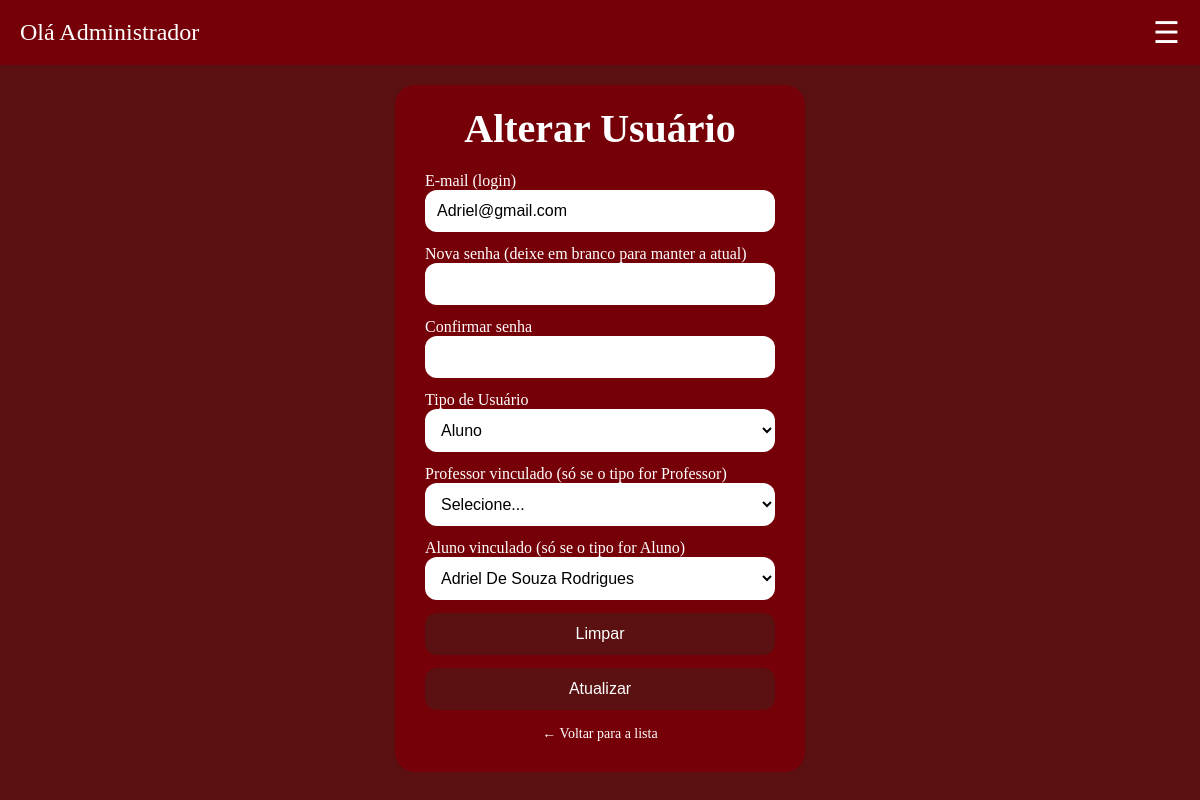
Screenshot of /Gestao-Escolar/php/admin/edusuario.php?id=2 (signed in) with the database file from the repository.
### tables this page shows
CREATE TABLE IF NOT EXISTS `usuario` (
  `id_usuario` int NOT NULL AUTO_INCREMENT,
  `email` varchar(100) NOT NULL,
  `senha_hash` varchar(255) NOT NULL,
  `tipo_usuario` enum('Administrador','Professor','Aluno') NOT NULL,
  `id_professor` int DEFAULT NULL,
  `id_aluno` int DEFAULT NULL,
  PRIMARY KEY (`id_usuario`),
  UNIQUE KEY `email` (`email`),
  KEY `id_professor` (`id_professor`),
  KEY `id_aluno` (`id_aluno`),
  CONSTRAINT `usuario_ibfk_1` FOREIGN KEY (`id_professor`) REFERENCES `professor` (`id_professor`),
  CONSTRAINT `usuario_ibfk_2` FOREIGN KEY (`id_aluno`) REFERENCES `aluno` (`id_aluno`)
);

CREATE TABLE IF NOT EXISTS `aluno` (
  `id_aluno` int NOT NULL AUTO_INCREMENT,
  `nome` varchar(100) NOT NULL,
  `email` varchar(50) DEFAULT NULL,
  `data_nascimento` date DEFAULT NULL,
  `cpf` varchar(14) NOT NULL,
  `tel` varchar(20) DEFAULT NULL,
  `responsavel` varchar(100) NOT NULL,
  PRIMARY KEY (`id_aluno`),
  UNIQUE KEY `cpf` (`cpf`),
  UNIQUE KEY `email` (`email`)
);

### Gestao-Escolar/php/verifica.php (called while the page is built, shortened)
<?php
function h($texto) {
    return htmlspecialchars((string)$texto, ENT_QUOTES, 'UTF-8');
}

### Gestao-Escolar/php/admin/edusuario.php (the view, shortened to what this page needs)
<?php
include "../verifica.php";
include_once "../conexao.php";
$id = $_GET["id"] ?? null;
$query = $sql->prepare("SELECT * FROM usuario WHERE id_usuario = ?");
$query->bind_param("i", $id);
$query->execute();
$result = $query->get_result();
$row = $result->fetch_assoc();
$alunos = $sql->query("SELECT id_aluno, nome FROM aluno ORDER BY nome")->fetch_all(MYSQLI_ASSOC);
?>
<!DOCTYPE html>
<html lang="pt-br">
<head>
    <link rel="stylesheet" href="../../css/style.css">
</head>
<body class="sla">
<?php include "../includes/header_admin.php"; ?>
<div class="divform">
  <h2 class="titulo">Alterar Usuário</h2>
  <form action="../alterarusuario.php" method="post" class="formularios">
        <div class="org">
          <label for="email">E-mail (login)</label>
          <input type="email" id="email" name="email" required value="<?php echo h($row['email']); ?>">
        </div>
        <div class="org">
          <label for="senha">Nova senha (deixe em branco para manter a atual)</label>
          <input type="password" id="senha" name="senha" minlength="6" autocomplete="new-password">
        </div>
        <div class="org">
          <label for="senha_confirmar">Confirmar senha</label>
          <input type="password" id="senha_confirmar" name="senha_confirmar" minlength="6" autocomplete="new-password">
        </div>
        <div class="org">
          <label for="tipo_usuario">Tipo de Usuário</label>
          <select id="tipo_usuario" name="tipo_usuario" required>
            <option value="Aluno" <?php if ($row['tipo_usuario'] == "Aluno") echo "selected"; ?>>Aluno</option>
          </select>
        </div>
        <div class="org">
          <label for="id_professor">Professor vinculado (só se o tipo for Professor)</label>
          <select id="id_professor" name="id_professor">
            <option value="">Selecione...</option>
          </select>
        </div>
        <div class="org">
          <label for="id_aluno">Aluno vinculado (só se o tipo for Aluno)</label>
          <select id="id_aluno" name="id_aluno">
            <?php foreach ($alunos as $o): ?>
            <option value="<?php echo $o['id_aluno']; ?>" <?php if ($row['id_aluno'] == $o['id_aluno']) echo "selected"; ?>><?php echo h($o['nome']); ?></option>
            <?php endforeach; ?>
          </select>
        </div>
    <input class="btn-form" type="reset" value="Limpar">
    <input class="btn-form" type="submit" value="Atualizar" name="atualizar">
  </form>
  <a class="voltar" href="listarusuario.php">← Voltar para a lista</a>
</div>
</body>
</html>

### Gestao-Escolar/css/style.css (style rules this page uses)
.org { display: flex; flex-direction: column; color: white; }
.sla { margin: 0; background-color: rgb(91, 17, 17); }
a { text-decoration: none; }
.divform { margin: 130px auto; margin-top: 20px; background-color: rgb(118, 0, 8); padding: 30px; border-radius: 20px; width: 350px; }
.titulo { color: #ffffff; font-size: 40px; text-align: center; margin-bottom: 20px; font-family: 'sla'; margin-top: -10px; }
.formularios { display: flex; flex-direction: column; gap: 13px; }
.formularios label { color: #fff; font-family: 'marca'; }
.formularios input { padding: 12px; border-radius: 12px; border: none; outline: none; background-color: #ffffff; font-size: 16px; }
.formularios input::placeholder { color: #000000; }
.formularios select { padding: 12px; border-radius: 12px; border: none; outline: none; background-color: #ffffff; font-size: 16px; }
.btn, .btn-novo, .btn-form { display: inline-block; cursor: pointer; border: none; border-radius: 12px; padding: 12px 18px; font-size: 16px; background-color: rgb(118, 0, 8); color: #ffffff; transition: 0.2s; }
.btn-form { width: 100%; background-color: rgb(91, 17, 17); }
.formularios .btn-form { cursor: pointer; width: 100%; background-color: rgb(91, 17, 17); color: #ffffff; }
.voltar { display: block; margin-top: 16px; text-align: center; color: #ffffff; font-size: 14px; }

### rows the page displays
usuario: email "Adriel@gmail.com", tipo_usuario "Aluno", id_aluno "Adriel De Souza Rodrigues"
